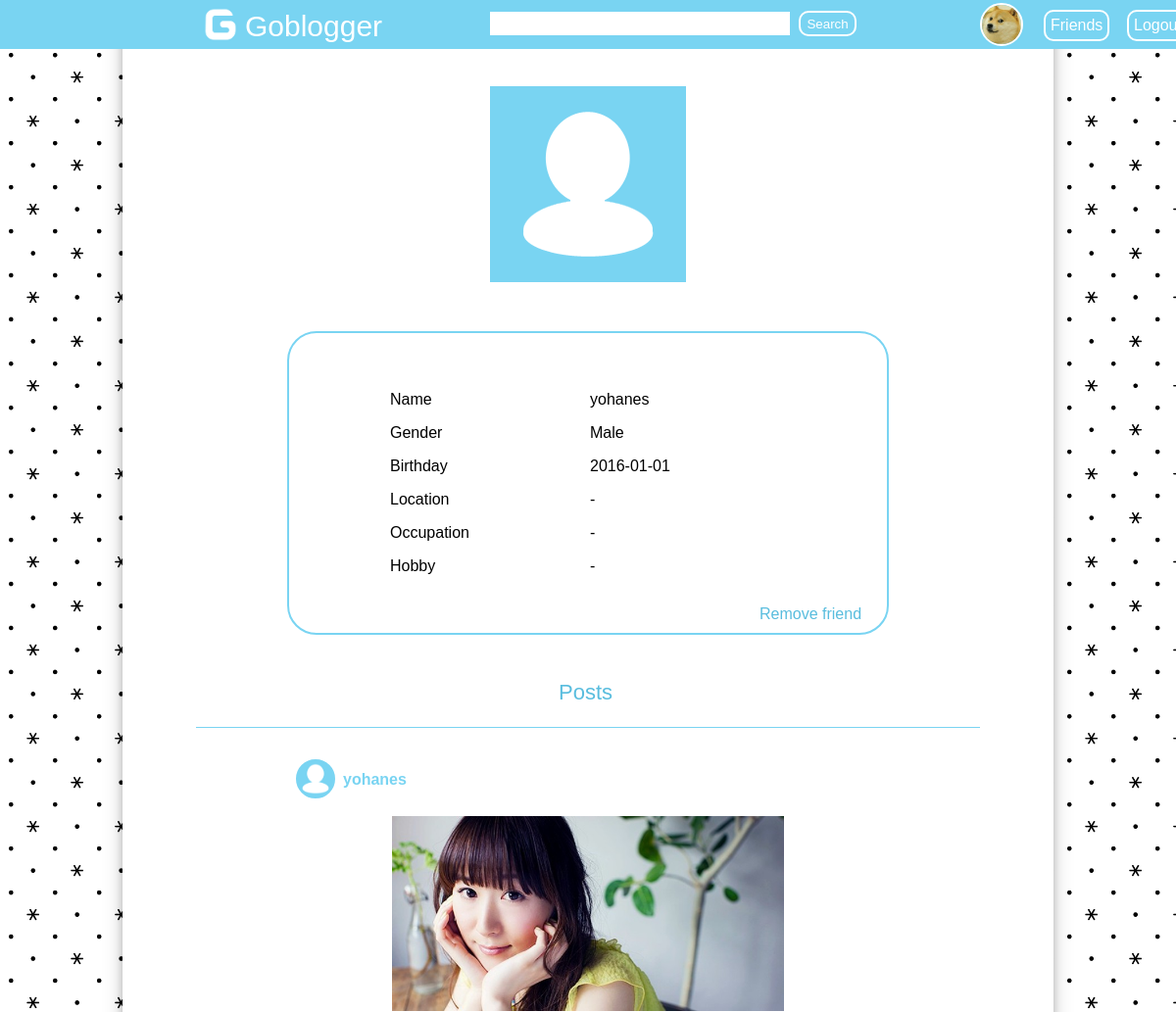
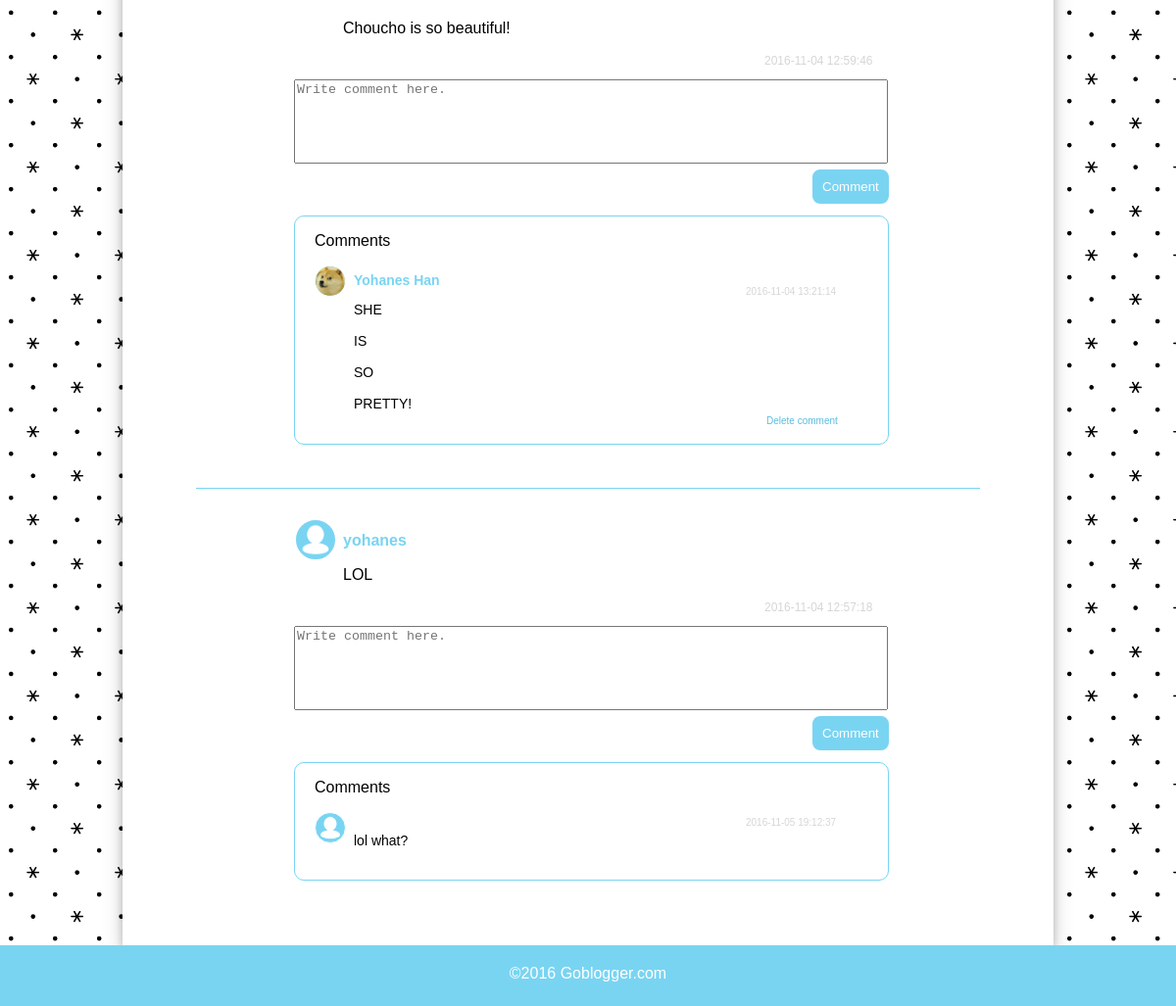
Before: /profile.php?username=fictionfact26 (signed in) with the older database file (2 pictures, top to bottom).
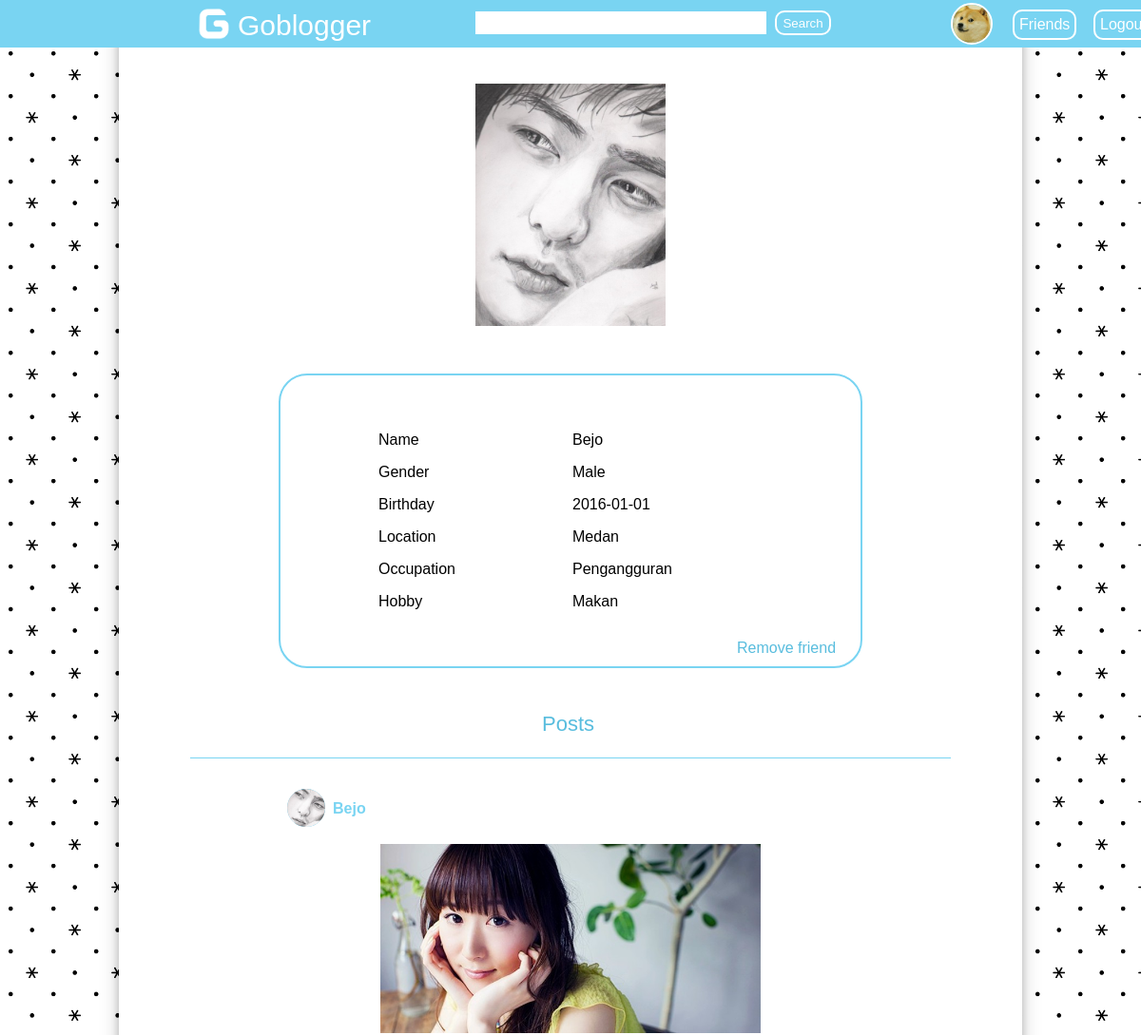
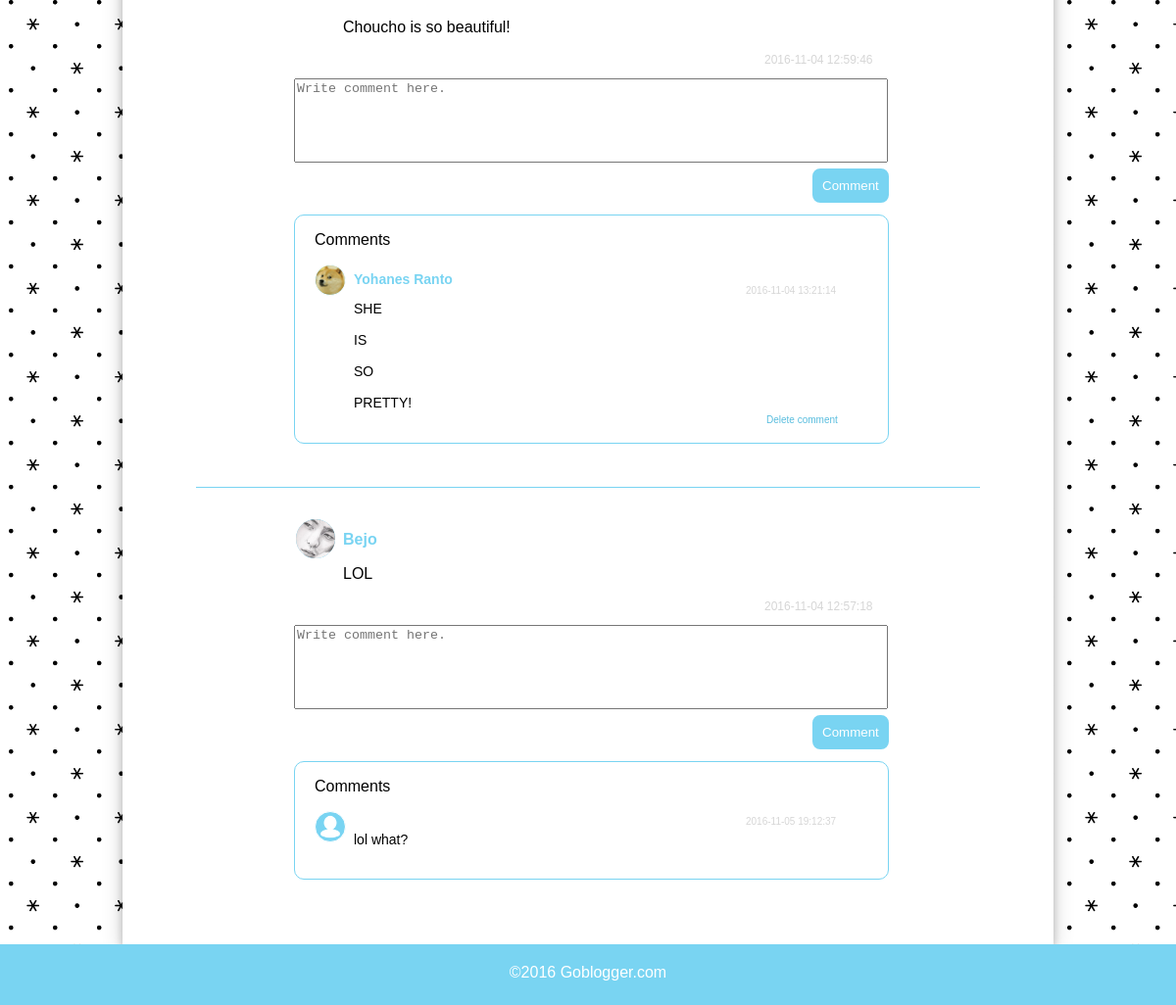
After: the same page with the newer database file (2 pictures, top to bottom).
### tables this page shows
CREATE TABLE `member` (
  `username` varchar(45) NOT NULL,
  `password` varchar(45) NOT NULL,
  `name` varchar(50) NOT NULL,
  `birthday` date NOT NULL,
  `email` varchar(50) NOT NULL,
  `gender` varchar(1) NOT NULL,
  `location` varchar(255) DEFAULT NULL,
  `occupation` varchar(255) DEFAULT NULL,
  `hobby` varchar(255) DEFAULT NULL,
  `profile_image` varchar(50) DEFAULT NULL,
  PRIMARY KEY (`username`)
);

CREATE TABLE `post` (
  `id_post` int(10) unsigned NOT NULL AUTO_INCREMENT,
  `username` varchar(45) NOT NULL,
  `content` text NOT NULL,
  `image` varchar(255) DEFAULT NULL,
  `date` datetime NOT NULL,
  PRIMARY KEY (`id_post`),
  KEY `FK_id_member` (`username`) USING BTREE,
  CONSTRAINT `FK_id_member` FOREIGN KEY (`username`) REFERENCES `member` (`username`)
);

CREATE TABLE `comment` (
  `id_comment` int(10) unsigned NOT NULL AUTO_INCREMENT,
  `id_post` int(10) unsigned NOT NULL,
  `username` varchar(45) NOT NULL,
  `comment` text NOT NULL,
  `date` datetime NOT NULL,
  PRIMARY KEY (`id_comment`),
  KEY `FK_username` (`username`),
  CONSTRAINT `FK_username` FOREIGN KEY (`username`) REFERENCES `member` (`username`)
);

### profile.php (the view, shortened to what the changed rows need)
<!DOCTYPE html>
<html>
<head>
</head>
<body>
	<div id="wrapper">
				<?php
					$logged_username = $_COOKIE['logged_in'];
				?>
		<div id="content">
			<?php
				if(isset($_GET['username'])){
					$username_visited = $_GET['username'];
				}else{
					$username_visited = $_COOKIE['logged_in'];
				}
				$conn = konek_db();
				$query = $conn->prepare("select * from member where username=?");
				$query->bind_param("s", $username_visited);
				$result = $query->execute();
				$rows = $query->get_result();
				while($row = $rows->fetch_array()){
					$name = $row['name'];
					$birthday = $row['birthday'];
					$location = $row['location'];
					$occupation = $row['occupation'];
					$hobby = $row['hobby'];
					$profile_image_visited = $row['profile_image'];
				}
				if($profile_image_visited != null && $profile_image_visited != "")
					echo "<a href=\"images/profile/$profile_image_visited\"><img src=\"images/profile/$profile_image_visited\" id=\"profile_image_visited\"></a>";
				else
					echo "<img src=\"images/resources/default_profile.png\" id=\"profile_image_visited\" style=\"background-color:#79D4F2;\">";
			?>
			<table>
				<tr>
					<td>Name</td>
					<td><?php echo $name; ?></td>
				</tr>
				<tr>
				</tr>
				<tr>
					<td>Birthday</td>
					<td><?php echo $birthday; ?></td>
				</tr>
				<tr>
					<td>Location</td>
					<td>
						<?php
							if($location != "" && $location != null)
								echo $location;
							else
								echo "-";
						 ?>
					</td>
				</tr>
				<tr>
					<td>Occupation</td>
					<td>
						<?php
							if($occupation != "" && $occupation != null)
								echo $occupation;
							else
								echo "-";
						 ?>
					</td>
				</tr>
				<tr>
					<td>Hobby</td>
					<td>
						<?php
							if($hobby != "" && $hobby != null)
								echo $hobby;
							else
								echo "-";
						 ?>
					</td>
				</tr>
			</table>
			<?php
				if ($username_visited == $_COOKIE['logged_in']) {
					echo "<a href=\"edit_profile.php\" id=\"edit_profile\">Edit profile</a>";
				}
				else{
					$query_friend = $conn->prepare("select * from friend where username=? and username_friend=?");
					$query_friend->bind_param("ss", $logged_username, $username_visited);
					$result_friend = $query_friend->execute();
					$rows_friend = $query_friend->get_result();
					if($rows_friend->num_rows == 1){
						echo "<a href=\"remove_friend.php?friend=$username_visited\" id=\"edit_profile\">Remove friend</a>";
					}
					else
						echo "<a href=\"add_friend.php?friend=$username_visited\" id=\"edit_profile\">Add friend</a>";
				}
			 ?>
			<div id="posts">
				<?php
					$conn = konek_db();
					$visited = $_GET['username'];
					$query = $conn->prepare("select * from post left join member ON post.username = member.username where post.username = ? order by date desc");
					$query->bind_param("s", $visited);
					$result = $query->execute();
					$rows = $query->get_result();
					if($rows->num_rows != 0){
						echo "<br><br><p style=\"color:#59BDDE; font-size:22px; margin-left:370px;\">Posts</p>";
					}
					while($row = $rows->fetch_array()){
						$id_post = $row['id_post'];
						$username = $row['username'];
						$name = $row['name'];
						$content = $row['content'];
						$image = $row['image'];
						$date = $row['date'];
						$profileimage = $row['profile_image'];
						echo "<hr><div id=\"post\">";
						if($profileimage != null && $profileimage != '')
							echo "<a href=\"profile.php?username=$username\" class=\"link_profile\"><img src=\"images/thumbnail/$profileimage\" class=\"	image_profile\"></a>";
						else
							echo "<a href=\"profile.php?username=$username\" class=\"link_profile\"><img src=\"images/resources/default_profile.png\" class=\"image_profile\"></a>";
						echo "<a href=\"profile.php?username=$username\" id=\"username_name\">$name</a><br>";
						if($image != null && $image != ''){
							echo "<img src=\"images/post/$image\" style=\"width:400px; margin-left:200px; margin-top:10px;\"><br><br>";
						}
						$content_new = nl2br($content);
						echo "<p style=\"margin-left:150px; margin-top:-2px; width:500px; text-align:justify; word-wrap:break-word; line-height:20px;\">	$content_new</p>";
						echo "<p style=\"margin-left:580px; font-size:12px; color:#D6D6D6;\">$date</p>";
						echo "<form method=\"post\" action=\"comment.php?id_post=$id_post&logged_username=$logged_username\" class=\"form_comment\">";
						echo "<textarea name=\"comment\" id=\"text_comment\" placeholder=\"Write comment here.\"></textarea><br>";
						echo "<input type=\"submit\" name=\"post_comment\" value=\"Comment\" id=\"button_comment\">";
						echo "</form>";
						$querycheck = $conn->prepare("select * from comment where id_post = $id_post");
						$resultcheck = $querycheck->execute();
						if($result){
							$resultcheck1 = $querycheck->get_result();
							if($resultcheck1->num_rows > 0){
								echo "<div class=\"comment_list\">";
								echo "<p style=\"margin-left:20px;\">Comments</p>";
								$query1 = $conn->prepare("select * from comment left join member ON comment.username = member.username where id_post = $id_post order by date asc");
								$result1 = $query1->execute();
								$rows1 = $query1->get_result();
								while($row1 = $rows1->fetch_array()){
									$id_comment = $row1['id_comment'];
									$commenter = $row1['username'];
									$commenter_name = $row1['name'];
									$comment = $row1['comment'];
									$date_comment = $row1['date'];
									$profileimagecommenter = $row1['profile_image'];
									if($profileimagecommenter != null && $profileimagecommenter != '')
										echo "<a href=\"profile.php?username=$commenter\" class=\"link_commenter\"><img src=\"images/thumbnail/$profileimagecommenter\" class=\"image_profile_commenter\"></a>";
									else
										echo "<a href=\"profile.php?username=$commenter\" class=\"link_commenter\"><img src=\"images/resources/default_profile.png\" class=\"image_profile_commenter\"></a>";
									echo "<a href=\"profile.php?username=$commenter\" class=\"commenter_name\">$commenter_name</a><br>";
									echo "<p style=\"color:#D6D6D6; font-size:10px; margin-left:460px; margin-top:-20px;\">$date_comment</p>";
									$comment_new = nl2br($comment);
									echo "<p style=\"margin-left:60px; margin-top: -5px; width:500px; text-align:justify; word-wrap:break-word; font-size:14px;\">$comment_new</p>";
									if ($commenter == $logged_username) {
										echo "<a href=\"delete_comment.php?id_comment=$id_comment\" class=\"link_delete_comment\">Delete comment</a>";
									}
									echo "<br>";
								}
								echo "</div>";
							}
						}
						echo "</div>";
						echo "<br><br>";
					}
				 ?>
			</div>
		</div>
	</div>
</body>
</html>

Changed rows visible on the page:
changed member: profile_image empty → "fictionfact26.jpg" (drawn); profile_image: picture added; name "yohanes" → "Bejo"; location (not shown) → "Medan"; occupation (not shown) → "Pengangguran"; hobby (not shown) → "Makan"
changed through a linked row, post "Choucho is so beautiful!": username.profile_image: picture added; username.name "yohanes" → "Bejo"
changed through a linked row, comment "SHE IS SO PRETTY!": username.name "Yohanes Han" → "Yohanes Ranto"
changed through a linked row, post "LOL": username.profile_image: picture added; username.name "yohanes" → "Bejo"
